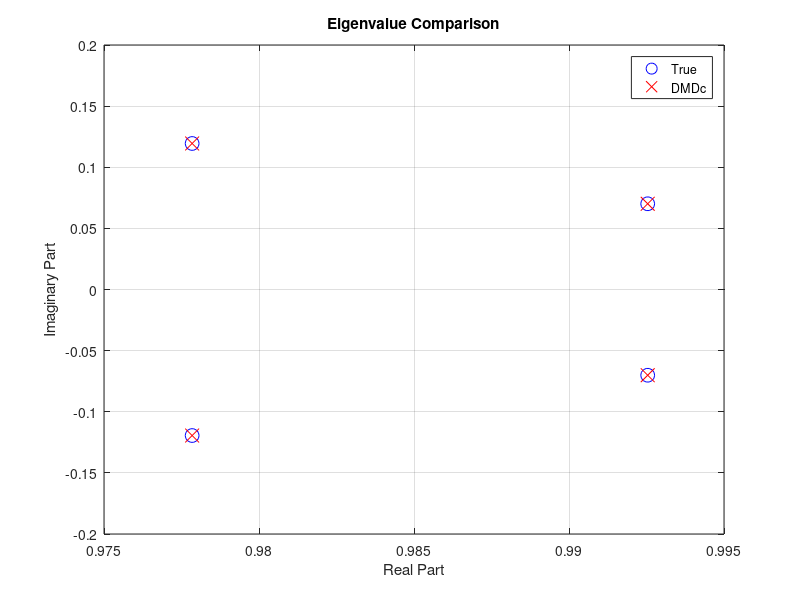
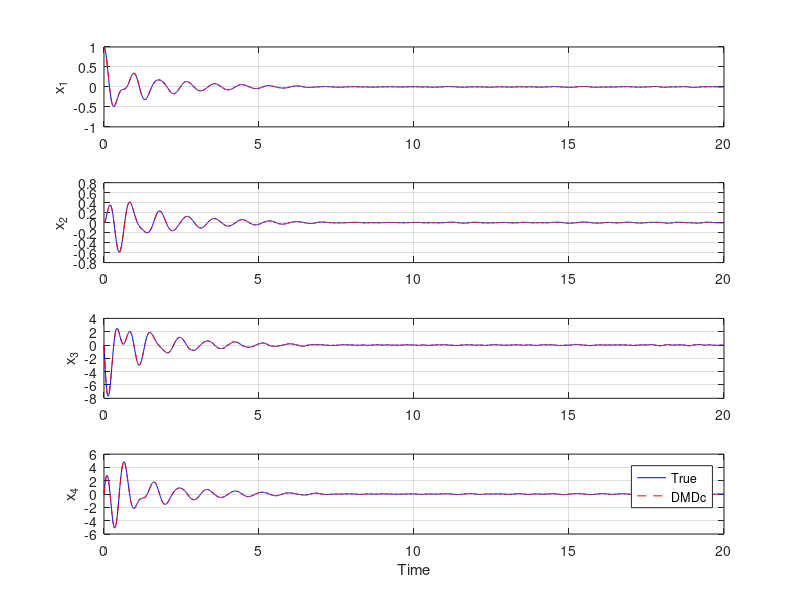
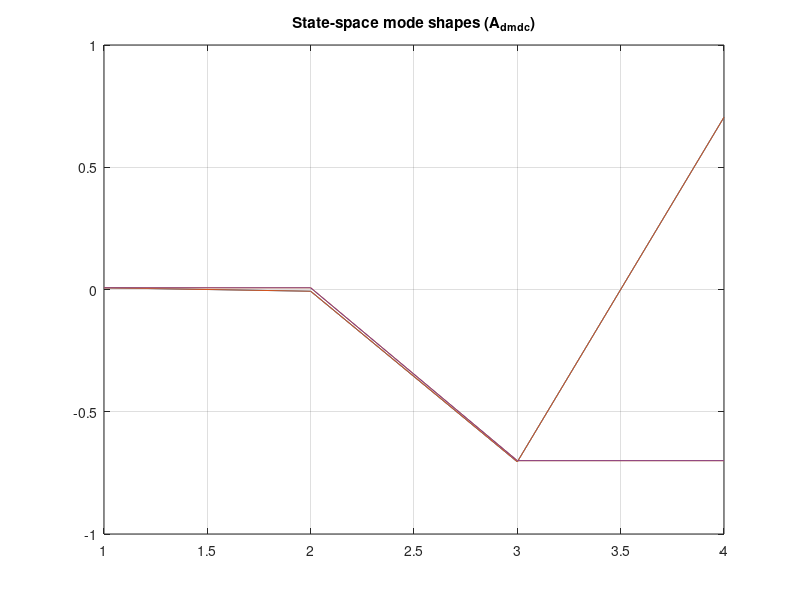

The MATLAB source for these figures, in order:
clc;
clear;
close all;

%% Build the real system

m1 = 1;
m2 = 1;

k1 = 50;
k2 = 50;
k3 = 50;

c1 = 1;
c2 = 1;
c3 = 1;

M = [m1 0;
     0  m2];

K = [k1+k2  -k2;
     -k2    k2+k3];

C = [c1+c2  -c2;
     -c2    c2+c3];

F = [1;
     0];

A = [ zeros(2) eye(2);
     -M\K     -M\C ];

B = [ zeros(2,1);
      M\F ];

A_true = A
B_true = B

%% Discretization of the system
dt = 0.01;

sys_c = ss(A,B,eye(4),zeros(4,1));

sys_d = c2d(sys_c,dt);

Ad = sys_d.A;
Bd = sys_d.B;

%% Generate data
T = 20;

N = T/dt;

u = randn(1,N);

x = zeros(4,N);

x(:,1) = [1;
          0;
          0;
          0];

for k = 1:N-1

    x(:,k+1) = Ad*x(:,k) + Bd*u(k);

end

%% DMDc with known B
X = x(:,1:end-1);
Xp = x(:,2:end);
U = u(:,1:end-1);

size(X)
size(Xp)
size(U)

omega = [X;U];
size(omega)

%% SVD and Truncation
[Uo, So, Vo] = svd(omega,"econ");

r = 5;
Ur = Uo(:,1:r);
Sr = So(1:r,1:r);
Vr = Vo(:,1:r);

G = Xp * Vr / Sr * Ur';

%% Recover A and B
n = size(X,1);
p = size(U,1);

A_dmdc = G(:, 1:n);
B_dmdc = G(:, n+1:n+p);

disp('Error in A:')
norm(A_dmdc - Ad)

disp('Error in B:')
norm(B_dmdc - Bd)

%% Compare Eigenvalues
eig_true = eig(Ad);
eig_est  = eig(A_dmdc);

figure;
plot(real(eig_true), imag(eig_true), 'bo', 'MarkerSize',10); hold on;
plot(real(eig_est), imag(eig_est), 'rx', 'MarkerSize',10);
grid on;
xlabel('Real Part');
ylabel('Imaginary Part');
legend('True','DMDc');
title('Eigenvalue Comparison');

%% Time response
x_dmdc = zeros(4,N);
x_dmdc(:,1) = x(:,1);

for k = 1:N-1
    x_dmdc(:,k+1) = A_dmdc*x_dmdc(:,k) + B_dmdc*u(k);
end

t = (0:N-1)*dt;

figure;
for i = 1:4
    subplot(4,1,i)
    plot(t, x(i,:), 'b'); hold on;
    plot(t, x_dmdc(i,:), 'r--');
    grid on;
    ylabel(['x_',num2str(i)])
end
xlabel('Time')
legend('True','DMDc')

%% Mode shapes
[W,D] = eig(A_dmdc);

figure;
plot(real(W(:,1))); hold on;
plot(real(W(:,2)));
plot(real(W(:,3)));
plot(real(W(:,4)));
grid on;
title('State-space mode shapes (A_{dmdc})');
